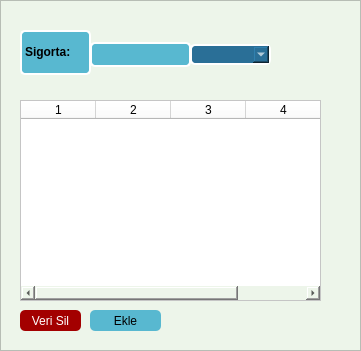
       <widget class="QFrame" name="frame_10">
        <property name="geometry">
         <rect>
          <x>400</x>
          <y>160</y>
          <width>361</width>
          <height>351</height>
         </rect>
        </property>
        <property name="styleSheet">
         <string notr="true">background-color: rgb(237, 245, 234);</string>
        </property>
        <property name="frameShape">
         <enum>QFrame::StyledPanel</enum>
        </property>
        <property name="frameShadow">
         <enum>QFrame::Raised</enum>
        </property>
        <widget class="QTableWidget" name="tableWidge_veritabani_2">
         <property name="geometry">
          <rect>
           <x>20</x>
           <y>100</y>
           <width>301</width>
           <height>201</height>
          </rect>
         </property>
         <property name="palette">
          <palette>
           <active>
            <colorrole role="Button">
             <brush brushstyle="SolidPattern">
              <color alpha="255">
               <red>255</red>
               <green>255</green>
               <blue>255</blue>
              </color>
             </brush>
            </colorrole>
            <colorrole role="Base">
             <brush brushstyle="SolidPattern">
              <color alpha="255">
               <red>255</red>
               <green>255</green>
               <blue>255</blue>
              </color>
             </brush>
            </colorrole>
            <colorrole role="Window">
             <brush brushstyle="SolidPattern">
              <color alpha="255">
               <red>255</red>
               <green>255</green>
               <blue>255</blue>
              </color>
             </brush>
            </colorrole>
           </active>
           <inactive>
            <colorrole role="Button">
             <brush brushstyle="SolidPattern">
              <color alpha="255">
               <red>255</red>
               <green>255</green>
               <blue>255</blue>
              </color>
             </brush>
            </colorrole>
            <colorrole role="Base">
             <brush brushstyle="SolidPattern">
              <color alpha="255">
               <red>255</red>
               <green>255</green>
               <blue>255</blue>
              </color>
             </brush>
            </colorrole>
            <colorrole role="Window">
             <brush brushstyle="SolidPattern">
              <color alpha="255">
               <red>255</red>
               <green>255</green>
               <blue>255</blue>
              </color>
             </brush>
            </colorrole>
           </inactive>
           <disabled>
            <colorrole role="Button">
             <brush brushstyle="SolidPattern">
              <color alpha="255">
               <red>255</red>
               <green>255</green>
               <blue>255</blue>
              </color>
             </brush>
            </colorrole>
            <colorrole role="Base">
             <brush brushstyle="SolidPattern">
              <color alpha="255">
               <red>255</red>
               <green>255</green>
               <blue>255</blue>
              </color>
             </brush>
            </colorrole>
            <colorrole role="Window">
             <brush brushstyle="SolidPattern">
              <color alpha="255">
               <red>255</red>
               <green>255</green>
               <blue>255</blue>
              </color>
             </brush>
            </colorrole>
           </disabled>
          </palette>
         </property>
         <property name="styleSheet">
          <string notr="true">background-color: rgb(255, 255, 255);
</string>
         </property>
         <property name="rowCount">
          <number>0</number>
         </property>
         <property name="columnCount">
          <number>4</number>
         </property>
         <attribute name="horizontalHeaderDefaultSectionSize">
          <number>75</number>
         </attribute>
         <column/>
         <column/>
         <column/>
         <column/>
        </widget>
        <widget class="QPushButton" name="veritabanekle_2">
         <property name="geometry">
          <rect>
           <x>90</x>
           <y>310</y>
           <width>71</width>
           <height>21</height>
          </rect>
         </property>
         <property name="cursor">
          <cursorShape>PointingHandCursor</cursorShape>
         </property>
         <property name="styleSheet">
          <string notr="true">background-color: rgb(88, 184, 208);border-radius: 5px;</string>
         </property>
         <property name="text">
          <string>Ekle</string>
         </property>
        </widget>
        <widget class="QPushButton" name="verisil_2">
         <property name="geometry">
          <rect>
           <x>20</x>
           <y>310</y>
           <width>61</width>
           <height>21</height>
          </rect>
         </property>
         <property name="font">
          <font>
           <weight>50</weight>
           <bold>false</bold>
          </font>
         </property>
         <property name="cursor">
          <cursorShape>PointingHandCursor</cursorShape>
         </property>
         <property name="styleSheet">
          <string notr="true">border-radius: 5px;
color: rgb(255, 255, 255);
background-color: rgb(163, 0, 0);</string>
         </property>
         <property name="text">
          <string>Veri Sil</string>
         </property>
        </widget>
        <widget class="QLabel" name="label_32">
         <property name="geometry">
          <rect>
           <x>20</x>
           <y>30</y>
           <width>71</width>
           <height>45</height>
          </rect>
         </property>
         <property name="font">
          <font>
           <pointsize>9</pointsize>
           <weight>75</weight>
           <bold>true</bold>
          </font>
         </property>
         <property name="tabletTracking">
          <bool>false</bool>
         </property>
         <property name="focusPolicy">
          <enum>Qt::TabFocus</enum>
         </property>
         <property name="styleSheet">
          <string notr="true">border: 2px solid white;
border-radius: 5px;
background-color: rgb(88, 184, 208);</string>
         </property>
         <property name="text">
          <string>Sigorta:</string>
         </property>
         <property name="textFormat">
          <enum>Qt::AutoText</enum>
         </property>
        </widget>
        <widget class="QComboBox" name="Markasigorta_veri">
         <property name="geometry">
          <rect>
           <x>190</x>
           <y>44</y>
           <width>81</width>
           <height>21</height>
          </rect>
         </property>
         <property name="styleSheet">
          <string notr="true">color: rgb(255, 255, 255);
border: 2px solid white;
border-radius: 5px;
background-color: rgb(42, 111, 151);
</string>
         </property>
         <property name="editable">
          <bool>true</bool>
         </property>
         <property name="currentIndex">
          <number>-1</number>
         </property>
        </widget>
        <widget class="QLineEdit" name="sigorta_veri">
         <property name="geometry">
          <rect>
           <x>90</x>
           <y>42</y>
           <width>101</width>
           <height>25</height>
          </rect>
         </property>
         <property name="styleSheet">
          <string notr="true">color: rgb(255, 255, 255);
border: 2px solid white;
border-radius: 5px;
background-color: rgb(88, 184, 208);</string>
         </property>
        </widget>
       </widget>
